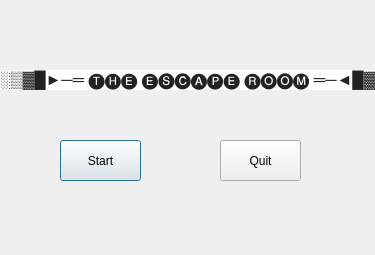
<?xml version="1.0" encoding="UTF-8"?>
<ui version="4.0">
 <class>StartMenu</class>
 <widget class="QDialog" name="StartMenu">
  <property name="geometry">
   <rect>
    <x>0</x>
    <y>0</y>
    <width>375</width>
    <height>255</height>
   </rect>
  </property>
  <property name="windowTitle">
   <string>Dialog</string>
  </property>
  <widget class="QPushButton" name="start">
   <property name="geometry">
    <rect>
     <x>60</x>
     <y>140</y>
     <width>81</width>
     <height>41</height>
    </rect>
   </property>
   <property name="text">
    <string>Start</string>
   </property>
  </widget>
  <widget class="QPushButton" name="quit">
   <property name="geometry">
    <rect>
     <x>220</x>
     <y>140</y>
     <width>81</width>
     <height>41</height>
    </rect>
   </property>
   <property name="text">
    <string>Quit</string>
   </property>
  </widget>
  <widget class="QLabel" name="title">
   <property name="geometry">
    <rect>
     <x>0</x>
     <y>60</y>
     <width>391</width>
     <height>41</height>
    </rect>
   </property>
   <property name="text">
    <string>&lt;html&gt;&lt;head/&gt;&lt;body&gt;&lt;p&gt;&lt;span style=&quot; font-family:'Source Sans Pro,Helvetica Neue,Helvetica,Arial,sans-serif'; font-size:12pt; color:#222222; background-color:#ffffff;&quot;&gt;░▒▓█►─═ 🅣🅗🅔 🅔🅢🅒🅐🅟🅔 🅡🅞🅞🅜 ═─◄█▓▒░&lt;/span&gt;&lt;/p&gt;&lt;/body&gt;&lt;/html&gt;</string>
   </property>
  </widget>
 </widget>
 <resources/>
 <connections/>
</ui>
